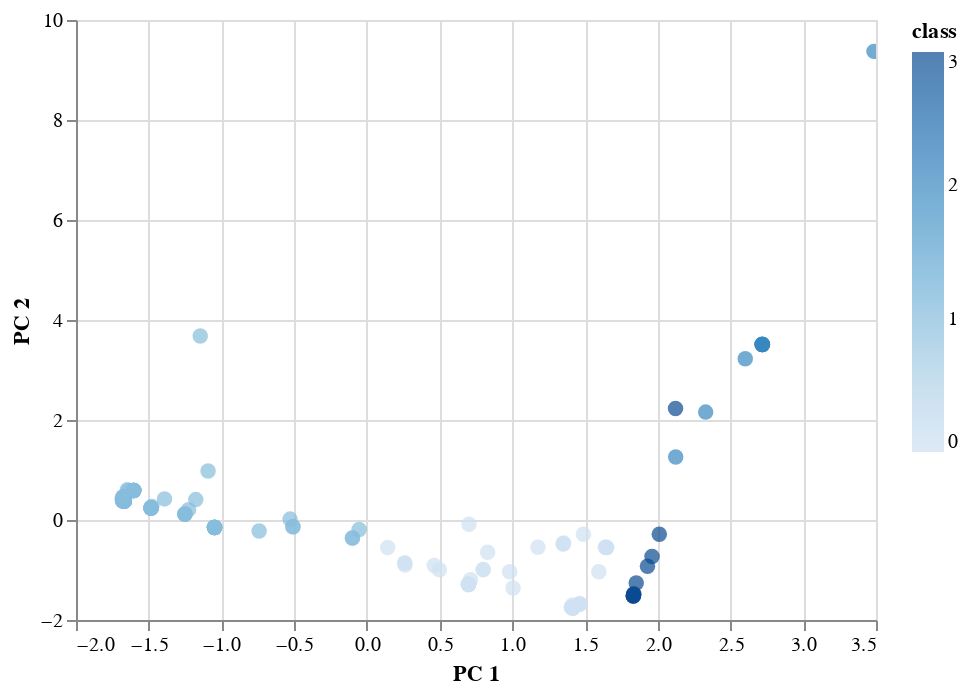

The code cell stored with this chart in its notebook:
### Code cell
# Display coin class based on PC 1 & PC 2
alt.Chart(crypto_df_with_class).mark_circle(size=60).encode(
    x="PC 1",
    y="PC 2",
    tooltip=["CoinName", "Algorithm", "TotalCoinsMined", "CirculatingSupply"],
    color="class",
).interactive()

### Figure 1 — Vega-Lite specification as saved in the notebook (floating-point values rounded to 4 significant figures; data arrays with more than 128 entries replaced by an {"elided": "..."} marker saying what was removed)
{"config": {"view": {"continuousWidth": 400, "continuousHeight": 300}}, "data": {"name": "data-ee7e0e021a74aaed734ca56f23529661"}, "mark": {"type": "circle", "size": 60}, "encoding": {"color": {"field": "class", "type": "quantitative"}, "tooltip": [{"field": "CoinName", "type": "nominal"}, {"field": "Algorithm", "type": "nominal"}, {"field": "TotalCoinsMined", "type": "quantitative"}, {"field": "CirculatingSupply", "type": "quantitative"}], "x": {"field": "PC 1", "type": "quantitative"}, "y": {"field": "PC 2", "type": "quantitative"}}, "selection": {"selector002": {"type": "interval", "bind": "scales", "encodings": ["x", "y"]}}, "$schema": "https://vega.github.io/schema/vega-lite/v4.17.0.json", "datasets": {"data-ee7e0e021a74aaed734ca56f23529661": {"elided": "133 records"}}}
